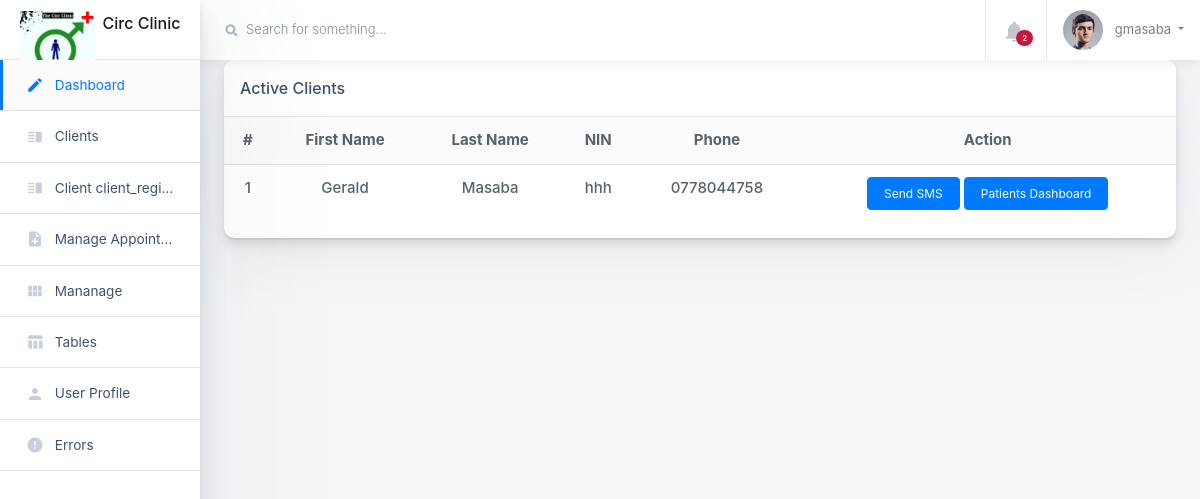
Before: /list_clients/ (signed in) with the older database file.
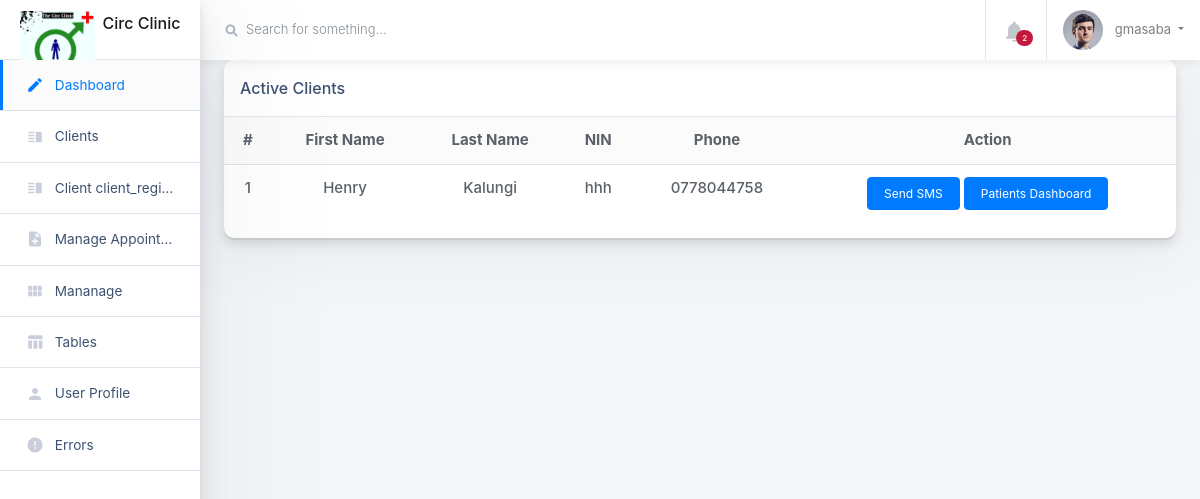
After: the same page with the newer database file.
### circumcision/models.py (models this page shows, shortened)
class Client(models.Model):
    first_name = models.CharField(max_length=255)
    last_name = models.CharField(max_length=255)
    nin = models.CharField(max_length=255, verbose_name='National ID Number')
    age = models.PositiveIntegerField(null=True, blank=True)
    EDUCATION_CHOICES = [
        ('none', 'None'),
        ('pre_primary', 'Pre-primary'),
        ('primary', 'Primary'),
        ('o_level', 'O-level'),
        ('a_level', 'A-level'),
    ]
    education_level = models.CharField(max_length=50, choices=EDUCATION_CHOICES, default='none')
    tribe = models.ForeignKey(Tribe, on_delete=models.CASCADE)
    religion = models.ForeignKey(Religion, on_delete=models.CASCADE)
    MARITAL_STATUS_CHOICES = [
        ('never_married', 'Never Married'),
        ('married', 'Married'),
        ('divorced', 'Divorced'),
        ('widowed', 'Widowed'),
    ]
    marital_status = models.CharField(max_length=50, choices=MARITAL_STATUS_CHOICES)
    district_of_residence = models.CharField(max_length=255,null=True, blank=True)
    sub_county = models.CharField(max_length=255)
    parish = models.CharField(max_length=255)
    village = models.CharField(max_length=255)
    client_phone_number = models.CharField(max_length=15,null=True, blank=True)
    next_of_kin_name = models.CharField(max_length=255)
    next_of_kin_phone_number = models.CharField(max_length=15,null=True, blank=True)

### circumcision/views.py (the view)
# urls.py: path('list_clients/', list_clients, name='list_clients'),
@login_required
def list_clients(request):
    clients = Client.objects.all()
    return render(request, 'client_list.html', {'clients': clients})

### circumcision/templates/client_list.html
{% extends 'base.html' %}
{% block content %}
<div class="row">
    <div class="col">
      <div class="card card-small mb-4">
        <div class="card-header border-bottom">
          <h6 class="m-0">Active Clients</h6>
        </div>
        <div class="card-body p-0 pb-3 text-center">
          <table class="table mb-0">
            <thead class="bg-light">
              <tr>
                <th scope="col" class="border-0">#</th>
                <th scope="col" class="border-0">First Name</th>
                <th scope="col" class="border-0">Last Name</th>
                <th scope="col" class="border-0">NIN</th>
                <th scope="col" class="border-0">Phone</th>
                <th scope="col" class="border-0">Action</th>
              </tr>
            </thead>
            <tbody>
                {% for client in clients %}
                <tr>
                  <td>{{ forloop.counter }}</td>
                  <td>{{ client.first_name}}</td>
                  <td>{{ client.last_name }}</td>
                  <td>{{ client.nin }}</td>
                  <td>{{client.client_phone_number}}</td>
                  <td>
                    <a href="" class="btn btn-primary">Send SMS</a>
                    <a href="{% url 'client_dashboard' client.id %}" class="btn btn-primary">Patients Dashboard</a>
                  </td>
                </tr>
              {% endfor %}
            </tbody>
          </table>
        </div>
      </div>
    </div>
  </div>
{% endblock %}

Changed rows visible on the page:
changed Client "hhh": first_name "Gerald" → "Henry"; last_name "Masaba" → "Kalungi"
